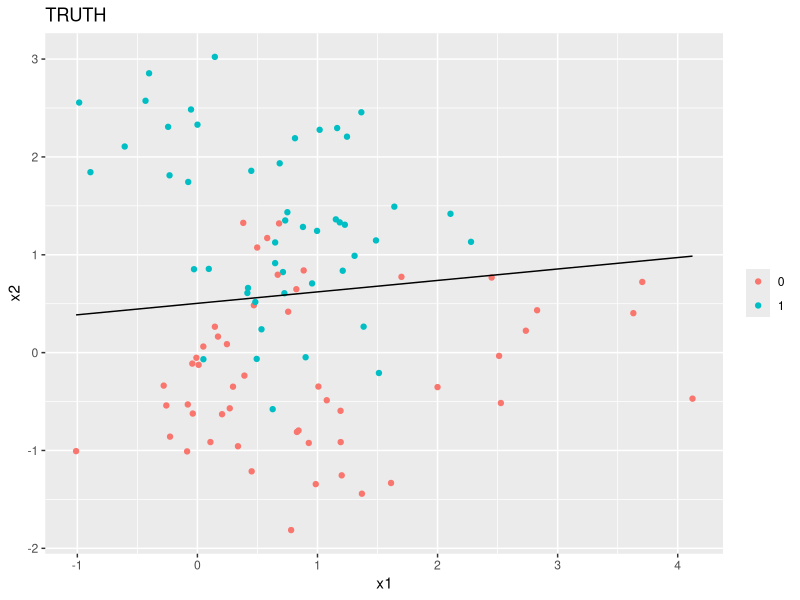
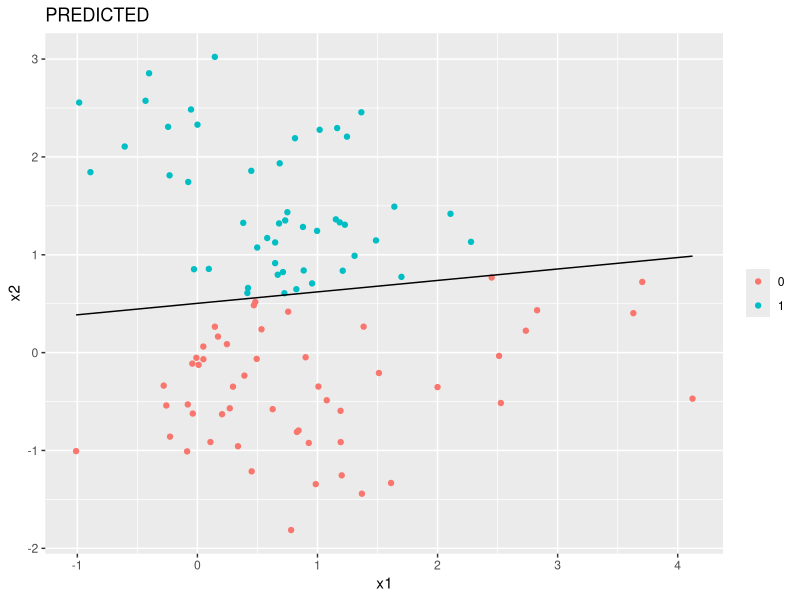

Generate these figures, in order, with R:
# Chapter 2 Normal Mixture Models Simulation
# Alexander Durbin
# Worry about optimization later

rm(list = ls())

library(tidyverse)
library(MASS)

set.seed(131)


# Generate Data -----------------------------------------------------------

# generate centroids
mu <- c(1, 0)
sigma <- diag(1, nrow = 2)
center <- mvrnorm(n = 5, mu = mu, Sigma = sigma)
centroids <- tibble(x1 = center[, 1], x2 = center[, 2], class = rep(0, 5))


mu <- c(0, 1)
center <- mvrnorm(n = 5, mu = mu, Sigma = sigma)
tmp <- tibble(x1 = center[, 1], x2 = center[, 2], class = rep(1, 5))

centroids <- bind_rows(centroids, tmp)

# generate data

my_data <- tibble(x1 = rep(0, 100), x2 = rep(0, 100), class = rep(NA, 100),
                  subclass = rep(NA, 100))

# make this a function with apply statement later
for (i in 1:nrow(my_data)) {
  
  row_index <- sample(1:10, 1)
  
  new_point <- mvrnorm(n = 1,
                       mu = c(centroids$x1[row_index], centroids$x2[row_index]),
                       Sigma = sigma / 5) 
  
  my_data$x1[i] = new_point[1]
  my_data$x2[i] = new_point[2]
  my_data$class[i] = centroids$class[row_index]
  my_data$subclass[i] = row_index
  
}


# Least squares classification and error rates ----------------------------

# linear model using x1, x2 to predict 0,1 response
lmfit <- lm(class ~ x1 + x2, data = my_data)

# create model matrix
tmp <- my_data %>% 
  dplyr::select(x1, x2) %>% 
  mutate(intercept = rep(1, nrow(my_data))) %>% 
  dplyr::select(intercept, x1, x2)

# predicted values
my_data$yhat <- as.matrix(tmp) %*% coefficients(lmfit)

# encoding of classes
my_data <- my_data %>% 
  mutate(pred_class = ifelse(yhat > 0.5, 1, 0))

my_data <- my_data %>% 
  mutate(x1_seq = seq(min(x1), max(x1), length.out = nrow(my_data))) %>% 
  mutate(x2_seq = (0.5 - coefficients(lmfit)[1] - coefficients(lmfit)[2] * x1_seq) / coefficients(lmfit)[3])

# plot data by class
ggplot(data = my_data) +
  geom_point(mapping = aes(x = x1, y = x2, color = factor(class))) +
  theme(legend.title=element_blank()) +
  ggtitle('TRUTH') +
  geom_line(mapping = aes(x = x1_seq, y = x2_seq))

ggplot(data = my_data) +
  geom_point(mapping = aes(x = x1, y = x2, color = factor(pred_class))) +
  theme(legend.title=element_blank()) +
  ggtitle('PREDICTED') +
  geom_line(mapping = aes(x = x1_seq, y = x2_seq))

# Get terms for confusion matrix as in HW0

a <- my_data %>% 
  filter(class == 0, pred_class == 0)
a <- nrow(a)

b <- my_data %>% 
  filter(class == 0, pred_class == 1)
b <- nrow(b)

c <- my_data %>% 
  filter(class == 1, pred_class == 0)
c <- nrow(c)

d <- my_data %>% 
  filter(class == 1, pred_class == 1)
d <- nrow(d)

f_pos <- b / (a + b)
f_neg <- c / (c + d)


# Optimal separating boundary ---------------------------------------------

x1_seq <- seq(min(my_data$x1), max(my_data$x1), by = 0.01)
x2_seq <- seq(min(my_data$x2), max(my_data$x2), length.out = length(x1_seq))
seq_mat <- cbind(x1_seq, x2_seq)

norm_den <- function(vec, cent){
  
  diff <- vec - cent
  diff <- as.matrix(diff)
  thing <- exp((-5 / 2) * diff %*% t(diff))
  return(thing)
  
}

c1_num <- matrix(data = 0, ncol = 5, nrow = length(x1_seq))
c1_den <- matrix(data = 0, ncol = 10, nrow = length(x1_seq))

for(i in 1:5){
  c1_num[, i] <- apply(seq_mat, 1, function(g) norm_den(g, centroids[i, 1:2]))
}

for(i in 1:10){
  c1_den[, i] <- apply(seq_mat, 1, function(g) norm_den(g, centroids[i, 1:2]))
}

c1_num <- apply(c1_num, 1, sum)
c1_den <- apply(c1_den, 1, sum)

seq_mat <- as.tibble(seq_mat) %>%
  mutate(class_1_probs = c1_num/c1_den) %>% 
  mutate(class_2_probs = 1 -class_1_probs)
  

